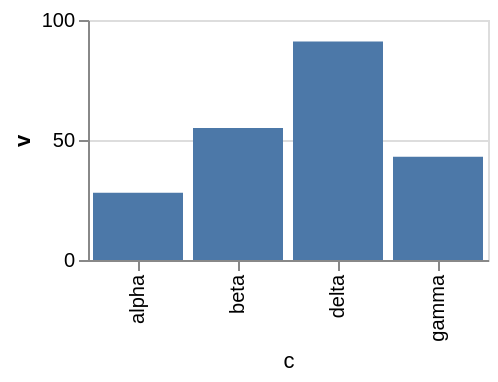

Vega-Lite specification stored for this chart:
### Vega-Lite specification from a JSON file in a GitHub repository (floating-point values rounded to 4 significant figures)
{"$schema": "https://vega.github.io/schema/vega-lite/v6.json", "width": 200, "height": 120, "data": {"values": [{"c": "alpha", "v": 28, "w": 3, "t": "2024-01-07"}, {"c": "beta", "v": 55, "w": 7, "t": "2024-03-19"}, {"c": "gamma", "v": 43, "w": 5, "t": "2024-06-02"}, {"c": "delta", "v": 91, "w": 9, "t": "2024-09-11"}]}, "mark": "bar", "encoding": {"x": {"field": "c", "type": "nominal"}, "y": {"field": "v", "type": "quantitative"}}, "config": {"axisBand": {"titleFontWeight": 200}}}
